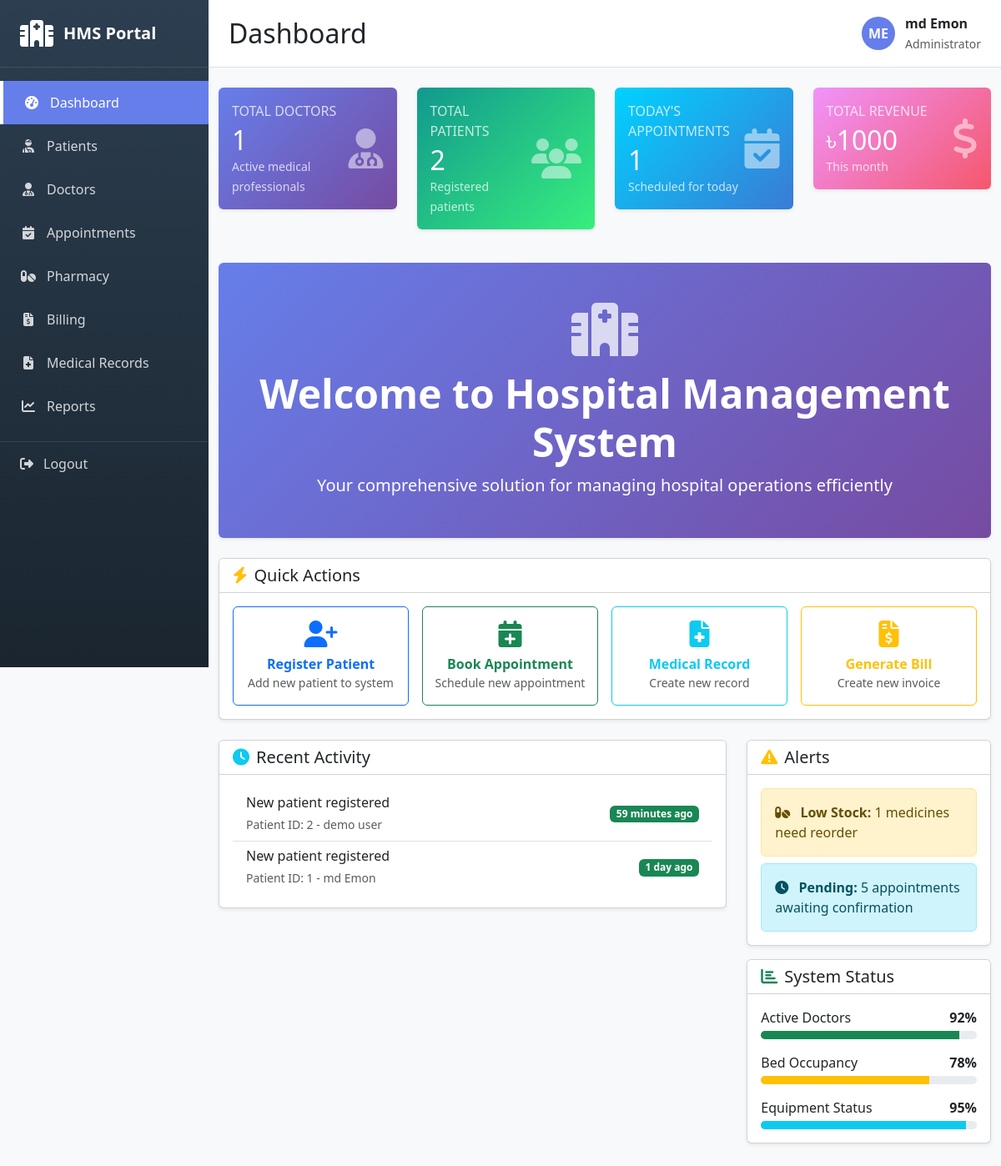
The page / (signed in) on the database its author committed.
### patients/models.py (models this page shows, shortened)
class Patient(models.Model):
    GENDER_CHOICES = [
        ('M', 'Male'),
        ('F', 'Female'),
        ('O', 'Other'),
    ]
    BLOOD_GROUP_CHOICES = [
        ('A+', 'A+'),
        ('A-', 'A-'),
        ('B+', 'B+'),
        ('B-', 'B-'),
        ('O+', 'O+'),
        ('O-', 'O-'),
        ('AB+', 'AB+'),
        ('AB-', 'AB-'),
    ]
    user = models.OneToOneField(User, on_delete=models.CASCADE)
    patient_id = models.CharField(max_length=20, unique=True)
    date_of_birth = models.DateField()
    gender = models.CharField(max_length=1, choices=GENDER_CHOICES)
    blood_group = models.CharField(max_length=3, choices=BLOOD_GROUP_CHOICES)
    phone_number = models.CharField(max_length=15)
    address = models.TextField()
    emergency_contact = models.CharField(max_length=15)
    medical_history = models.TextField(blank=True)
    allergies = models.TextField(blank=True)
    created_at = models.DateTimeField(auto_now_add=True)
    updated_at = models.DateTimeField(auto_now=True)
    def get_full_name(self):
        return self.user.get_full_name()
    class Meta:
        db_table = 'patients'
        verbose_name = 'Patient'
        verbose_name_plural = 'Patients'
        ordering = ['-created_at']

### accounts/views.py (the view)
# urls.py: path('', dashboard, name='dashboard'),
@login_required
def dashboard(request):
    from patients.models import Patient
    from doctors.models import Doctor
    from appointments.models import Appointment
    from billing.models import Bill
    from pharmacy.models import Medicine
    from django.db.models import Sum
    today = timezone.now().date()
    total_doctors = Doctor.objects.count()
    total_patients = Patient.objects.count()
    today_appointments = Appointment.objects.filter(appointment_date=today).count()
    total_revenue = Bill.objects.filter(status='PAID').aggregate(total=Sum('total_amount'))['total'] or 0
    recent_patients = Patient.objects.all().order_by('-created_at')[:5]
    recent_appointments = Appointment.objects.all().order_by('-created_at')[:5]
    low_stock_medicines = Medicine.objects.filter(stock_quantity__lt=10)
    context = {
        'total_doctors': total_doctors,
        'total_patients': total_patients,
        'today_appointments': today_appointments,
        'total_revenue': total_revenue,
        'recent_patients': recent_patients,
        'recent_appointments': recent_appointments,
        'low_stock_medicines': low_stock_medicines,
    }
    return render(request, 'dashboard.html', context)

### templates/dashboard.html (shortened to what this page needs)
{% extends 'base.html' %}
{% block page_title %}Dashboard{% endblock %}
{% block content %}
<div class="container-fluid py-4">
    <div class="row mb-4">
        <div class="col-md-3 mb-3">
            <div class="card border-0 shadow-sm" style="background: linear-gradient(135deg, #667eea 0%, #764ba2 100%);">
                <div class="card-body text-white">
                    <div class="d-flex justify-content-between align-items-center">
                        <div>
                            <p class="mb-1 opacity-75">TOTAL DOCTORS</p>
                            <h2 class="mb-0">{{ total_doctors }}</h2>
                            <small class="opacity-75">Active medical professionals</small>
                        </div>
                        <i class="fas fa-user-md fa-3x opacity-50"></i>
                    </div>
                </div>
            </div>
        </div>
        <div class="col-md-3 mb-3">
            <div class="card border-0 shadow-sm" style="background: linear-gradient(135deg, #11998e 0%, #38ef7d 100%);">
                <div class="card-body text-white">
                    <div class="d-flex justify-content-between align-items-center">
                        <div>
                            <p class="mb-1 opacity-75">TOTAL PATIENTS</p>
                            <h2 class="mb-0">{{ total_patients }}</h2>
                            <small class="opacity-75">Registered patients</small>
                        </div>
                        <i class="fas fa-users fa-3x opacity-50"></i>
                    </div>
                </div>
            </div>
        </div>
        <div class="col-md-3 mb-3">
            <div class="card border-0 shadow-sm" style="background: linear-gradient(135deg, #00d2ff 0%, #3a7bd5 100%);">
                <div class="card-body text-white">
                    <div class="d-flex justify-content-between align-items-center">
                        <div>
                            <p class="mb-1 opacity-75">TODAY'S APPOINTMENTS</p>
                            <h2 class="mb-0">{{ today_appointments }}</h2>
                            <small class="opacity-75">Scheduled for today</small>
                        </div>
                        <i class="fas fa-calendar-check fa-3x opacity-50"></i>
                    </div>
                </div>
            </div>
        </div>
        <div class="col-md-3 mb-3">
            <div class="card border-0 shadow-sm" style="background: linear-gradient(135deg, #f093fb 0%, #f5576c 100%);">
                <div class="card-body text-white">
                    <div class="d-flex justify-content-between align-items-center">
                        <div>
                            <p class="mb-1 opacity-75">TOTAL REVENUE</p>
                            <h2 class="mb-0">৳{{ total_revenue|floatformat:0 }}</h2>
                            <small class="opacity-75">This month</small>
                        </div>
                        <i class="fas fa-dollar-sign fa-3x opacity-50"></i>
                    </div>
                </div>
            </div>
        </div>
    </div>
    <div class="card mb-4 border-0 shadow-sm" style="background: linear-gradient(135deg, #667eea 0%, #764ba2 100%);">
        <div class="card-body text-white text-center py-5">
            <i class="fas fa-hospital fa-4x mb-3 opacity-75"></i>
            <h1 class="display-5 fw-bold mb-2">Welcome to Hospital Management System</h1>
            <p class="lead mb-0">Your comprehensive solution for managing hospital operations efficiently</p>
        </div>
    </div>
    <div class="card shadow-sm mb-4">
        <div class="card-header bg-white">
            <h5 class="mb-0"><i class="fas fa-bolt text-warning me-2"></i>Quick Actions</h5>
        </div>
        <div class="card-body">
            <div class="row g-3">
                <div class="col-md-3">
                    <a href="{% url 'patients:patient_create' %}" class="btn btn-outline-primary w-100 py-3">
                        <i class="fas fa-user-plus fa-2x mb-2 d-block"></i>
                        <strong>Register Patient</strong>
                        <div class="small text-muted">Add new patient to system</div>
                    </a>
                </div>
                <div class="col-md-3">
                    <a href="{% url 'appointments:appointment_create' %}" class="btn btn-outline-success w-100 py-3">
                        <i class="fas fa-calendar-plus fa-2x mb-2 d-block"></i>
                        <strong>Book Appointment</strong>
                        <div class="small text-muted">Schedule new appointment</div>
                    </a>
                </div>
                <div class="col-md-3">
                    <a href="{% url 'medical_records:medical_record_create' %}" class="btn btn-outline-info w-100 py-3">
                        <i class="fas fa-file-medical fa-2x mb-2 d-block"></i>
                        <strong>Medical Record</strong>
                        <div class="small text-muted">Create new record</div>
                    </a>
                </div>
                <div class="col-md-3">
                    <a href="{% url 'billing:bill_create' %}" class="btn btn-outline-warning w-100 py-3">
                        <i class="fas fa-file-invoice-dollar fa-2x mb-2 d-block"></i>
                        <strong>Generate Bill</strong>
                        <div class="small text-muted">Create new invoice</div>
                    </a>
                </div>
            </div>
        </div>
    </div>
    <div class="row">
        <div class="col-lg-8 mb-4">
            <div class="card shadow-sm">
                <div class="card-header bg-white">
                    <h5 class="mb-0"><i class="fas fa-clock text-info me-2"></i>Recent Activity</h5>
                </div>
                <div class="card-body">
                    {% if recent_patients %}
                        <div class="list-group list-group-flush">
                            {% for patient in recent_patients %}
                            <div class="list-group-item">
                                <div class="d-flex justify-content-between align-items-center">
                                    <div>
                                        <h6 class="mb-1">New patient registered</h6>
                                        <small class="text-muted">
                                            Patient ID: {{ patient.patient_id }} - {{ patient.get_full_name }}
                                        </small>
                                    </div>
                                    <span class="badge bg-success">{{ patient.created_at|timesince }} ago</span>
                                </div>
                            </div>
                            {% endfor %}
                        </div>
                    {% else %}
                        <div class="text-center py-4 text-muted">
                            <i class="fas fa-inbox fa-3x mb-3 opacity-50"></i>
                            <p>No recent activity</p>
                        </div>
                    {% endif %}
                </div>
            </div>
        </div>
        <div class="col-lg-4 mb-4">
            <div class="card shadow-sm mb-3">
                <div class="card-header bg-white">
                    <h5 class="mb-0"><i class="fas fa-exclamation-triangle text-warning me-2"></i>Alerts</h5>
                </div>
                <div class="card-body">
                    {% if low_stock_medicines %}
                        <div class="alert alert-warning mb-2">
                            <i class="fas fa-pills me-2"></i>
                            <strong>Low Stock:</strong> {{ low_stock_medicines.count }} medicines need reorder
                        </div>
                    {% endif %}
                    <div class="alert alert-info mb-0">
                        <i class="fas fa-clock me-2"></i>
                        <strong>Pending:</strong> 5 appointments awaiting confirmation
                    </div>
                </div>
            </div>
            <div class="card shadow-sm">
                <div class="card-header bg-white">
                    <h5 class="mb-0"><i class="fas fa-chart-bar text-success me-2"></i>System Status</h5>
                </div>
                <div class="card-body">
                    <div class="mb-3">
                        <div class="d-flex justify-content-between mb-1">
                            <span>Active Doctors</span>
                            <strong>92%</strong>
                        </div>
                        <div class="progress" style="height: 10px;">
                            <div class="progress-bar bg-success" style="width: 92%"></div>
                        </div>
                    </div>
                    <div class="mb-3">
                        <div class="d-flex justify-content-between mb-1">
                            <span>Bed Occupancy</span>
                            <strong>78%</strong>
                        </div>
                        <div class="progress" style="height: 10px;">
                            <div class="progress-bar bg-warning" style="width: 78%"></div>
                        </div>
                    </div>
                    <div>
                        <div class="d-flex justify-content-between mb-1">
                            <span>Equipment Status</span>
                            <strong>95%</strong>
                        </div>
                        <div class="progress" style="height: 10px;">
                            <div class="progress-bar bg-info" style="width: 95%"></div>
                        </div>
                    </div>
                </div>
            </div>
        </div>
    </div>
</div>
{% endblock %}

### templates/base.html (shortened to what this page needs)
<!DOCTYPE html>
<html lang="en">
<head>
    <link href="https://cdnjs.cloudflare.com/ajax/libs/bootstrap/5.3.2/css/bootstrap.min.css" rel="stylesheet">
    <link href="https://cdnjs.cloudflare.com/ajax/libs/font-awesome/6.4.0/css/all.min.css" rel="stylesheet">
</head>
<body>
    <div class="sidebar">
        <div class="sidebar-brand">
            <i class="fas fa-hospital"></i>
            <h4>HMS Portal</h4>
        </div>
        <div class="sidebar-menu">
            <a href="{% url 'dashboard' %}" class="{% if request.path == '/' %}active{% endif %}">
                <i class="fas fa-tachometer-alt"></i>
                <span>Dashboard</span>
            </a>
            <a href="{% url 'patients:patient_list' %}" class="{% if 'patients' in request.path %}active{% endif %}">
                <i class="fas fa-user-injured"></i>
                <span>Patients</span>
            </a>
            <a href="{% url 'doctors:doctor_list' %}" class="{% if 'doctors' in request.path %}active{% endif %}">
                <i class="fas fa-user-md"></i>
                <span>Doctors</span>
            </a>
            <a href="{% url 'appointments:appointment_list' %}" class="{% if 'appointments' in request.path %}active{% endif %}">
                <i class="fas fa-calendar-check"></i>
                <span>Appointments</span>
            </a>
            <a href="{% url 'pharmacy:medicine_list' %}" class="{% if 'pharmacy' in request.path %}active{% endif %}">
                <i class="fas fa-pills"></i>
                <span>Pharmacy</span>
            </a>
            <a href="{% url 'billing:bill_list' %}" class="{% if 'billing' in request.path %}active{% endif %}">
                <i class="fas fa-file-invoice-dollar"></i>
                <span>Billing</span>
            </a>
            <a href="{% url 'medical_records:medical_record_list' %}" class="{% if 'medical-records' in request.path %}active{% endif %}">
                <i class="fas fa-file-medical"></i>
                <span>Medical Records</span>
            </a>
            <a href="{% url 'reports:reports_home' %}" class="{% if 'reports' in request.path %}active{% endif %}">
                <i class="fas fa-chart-line"></i>
                <span>Reports</span>
            </a>
        </div>
        <a href="{% url 'accounts:logout' %}" class="logout-btn">
            <i class="fas fa-sign-out-alt"></i>
            <span>Logout</span>
        </a>
    </div>
    <div class="main-content">
        <div class="topbar d-flex justify-content-between align-items-center">
            <h2 class="mb-0">{% block page_title %}Dashboard{% endblock %}</h2>
            <div class="user-info">
                <div class="user-avatar">
                    {{ user.first_name.0|upper }}{{ user.last_name.0|upper }}
                </div>
                <div>
                    <div class="fw-bold">{{ user.get_full_name }}</div>
                    <small class="text-muted">Administrator</small>
                </div>
            </div>
        </div>
        <div class="content-wrapper">
            {% block content %}{% endblock %}
        </div>
    </div>
</body>
</html>

### rows shown on the page
Patient: patient_id "2", get_full_name "demo user", created_at "59 minutes"
Patient: patient_id "1", get_full_name "md Emon", created_at "1 day"

### other values the page prints
{{ user.first_name.0|upper }} "M"
{{ user.last_name.0|upper }} "E"
{{ user.get_full_name }} "md Emon"
{{ total_doctors }} "1"
{{ total_patients }} "2"
{{ today_appointments }} "1"
{{ total_revenue|floatformat:0 }} "1000"
{{ low_stock_medicines.count }} "1"
